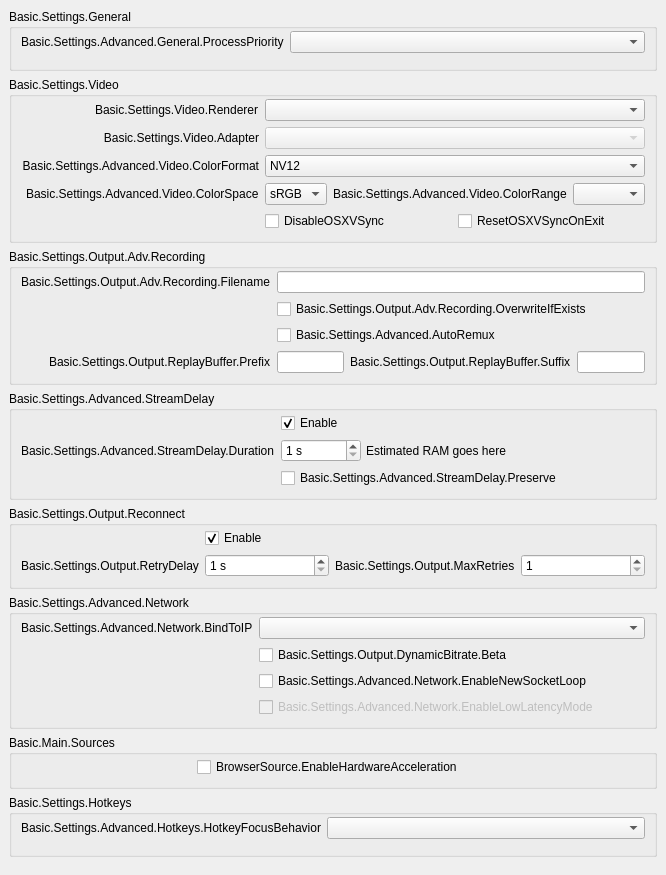
           <widget class="QWidget" name="scrollAreaWidgetContents">
            <property name="geometry">
             <rect>
              <x>0</x>
              <y>0</y>
              <width>609</width>
              <height>870</height>
             </rect>
            </property>
            <layout class="QVBoxLayout" name="verticalLayout_23">
             <property name="leftMargin">
              <number>0</number>
             </property>
             <property name="topMargin">
              <number>0</number>
             </property>
             <property name="rightMargin">
              <number>0</number>
             </property>
             <property name="bottomMargin">
              <number>9</number>
             </property>
             <item>
              <widget class="QFrame" name="widget_11">
               <layout class="QVBoxLayout" name="verticalLayout_24">
                <item>
                 <widget class="QGroupBox" name="advancedGeneralGroupBox">
                  <property name="title">
                   <string>Basic.Settings.General</string>
                  </property>
                  <layout class="QFormLayout" name="formLayout_22">
                   <property name="fieldGrowthPolicy">
                    <enum>QFormLayout::AllNonFixedFieldsGrow</enum>
                   </property>
                   <property name="labelAlignment">
                    <set>Qt::AlignRight|Qt::AlignTrailing|Qt::AlignVCenter</set>
                   </property>
                   <property name="topMargin">
                    <number>2</number>
                   </property>
                   <item row="0" column="0">
                    <widget class="QLabel" name="processPriorityLabel">
                     <property name="text">
                      <string>Basic.Settings.Advanced.General.ProcessPriority</string>
                     </property>
                     <property name="buddy">
                      <cstring>processPriority</cstring>
                     </property>
                    </widget>
                   </item>
                   <item row="0" column="1">
                    <widget class="QComboBox" name="processPriority"/>
                   </item>
                   <item row="1" column="0">
                    <spacer name="horizontalSpacer_13">
                     <property name="orientation">
                      <enum>Qt::Horizontal</enum>
                     </property>
                     <property name="sizeHint" stdset="0">
                      <size>
                       <width>170</width>
                       <height>0</height>
                      </size>
                     </property>
                    </spacer>
                   </item>
                  </layout>
                 </widget>
                </item>
                <item>
                 <widget class="QGroupBox" name="advancedVideoContainer">
                  <property name="title">
                   <string>Basic.Settings.Video</string>
                  </property>
                  <layout class="QFormLayout" name="formLayout_14">
                   <property name="fieldGrowthPolicy">
                    <enum>QFormLayout::AllNonFixedFieldsGrow</enum>
                   </property>
                   <property name="labelAlignment">
                    <set>Qt::AlignRight|Qt::AlignTrailing|Qt::AlignVCenter</set>
                   </property>
                   <property name="topMargin">
                    <number>2</number>
                   </property>
                   <item row="0" column="0">
                    <widget class="QLabel" name="rendererLabel">
                     <property name="text">
                      <string>Basic.Settings.Video.Renderer</string>
                     </property>
                     <property name="buddy">
                      <cstring>renderer</cstring>
                     </property>
                    </widget>
                   </item>
                   <item row="0" column="1">
                    <widget class="QComboBox" name="renderer">
                     <property name="currentText">
                      <string notr="true"/>
                     </property>
                    </widget>
                   </item>
                   <item row="1" column="0">
                    <widget class="QLabel" name="adapterLabel">
                     <property name="text">
                      <string>Basic.Settings.Video.Adapter</string>
                     </property>
                     <property name="alignment">
                      <set>Qt::AlignRight|Qt::AlignTrailing|Qt::AlignVCenter</set>
                     </property>
                     <property name="buddy">
                      <cstring>adapter</cstring>
                     </property>
                    </widget>
                   </item>
                   <item row="1" column="1">
                    <widget class="QComboBox" name="adapter">
                     <property name="enabled">
                      <bool>false</bool>
                     </property>
                     <property name="currentText">
                      <string notr="true"/>
                     </property>
                    </widget>
                   </item>
                   <item row="2" column="0">
                    <widget class="QLabel" name="label_30">
                     <property name="minimumSize">
                      <size>
                       <width>0</width>
                       <height>0</height>
                      </size>
                     </property>
                     <property name="text">
                      <string>Basic.Settings.Advanced.Video.ColorFormat</string>
                     </property>
                     <property name="alignment">
                      <set>Qt::AlignRight|Qt::AlignTrailing|Qt::AlignVCenter</set>
                     </property>
                     <property name="buddy">
                      <cstring>colorFormat</cstring>
                     </property>
                    </widget>
                   </item>
                   <item row="2" column="1">
                    <widget class="QComboBox" name="colorFormat">
                     <item>
                      <property name="text">
                       <string notr="true">NV12</string>
                      </property>
                     </item>
                     <item>
                      <property name="text">
                       <string notr="true">I420</string>
                      </property>
                     </item>
                     <item>
                      <property name="text">
                       <string>I444</string>
                      </property>
                     </item>
                     <item>
                      <property name="text">
                       <string notr="true">RGB</string>
                      </property>
                     </item>
                    </widget>
                   </item>
                   <item row="4" column="1">
                    <layout class="QHBoxLayout" name="horizontalLayout_18">
                     <property name="leftMargin">
                      <number>0</number>
                     </property>
                     <property name="topMargin">
                      <number>0</number>
                     </property>
                     <property name="rightMargin">
                      <number>0</number>
                     </property>
                     <property name="bottomMargin">
                      <number>0</number>
                     </property>
                     <item>
                      <widget class="QCheckBox" name="disableOSXVSync">
                       <property name="text">
                        <string>DisableOSXVSync</string>
                       </property>
                      </widget>
                     </item>
                     <item>
                      <widget class="QCheckBox" name="resetOSXVSync">
                       <property name="text">
                        <string>ResetOSXVSyncOnExit</string>
                       </property>
                      </widget>
                     </item>
                    </layout>
                   </item>
                   <item row="3" column="1">
                    <layout class="QHBoxLayout" name="horizontalLayout_20">
                     <property name="leftMargin">
                      <number>0</number>
                     </property>
                     <property name="topMargin">
                      <number>0</number>
                     </property>
                     <property name="rightMargin">
                      <number>0</number>
                     </property>
                     <property name="bottomMargin">
                      <number>0</number>
                     </property>
                     <item>
                      <widget class="QComboBox" name="colorSpace">
                       <item>
                        <property name="text">
                         <string notr="true">sRGB</string>
                        </property>
                       </item>
                       <item>
                        <property name="text">
                         <string notr="true">709</string>
                        </property>
                       </item>
                       <item>
                        <property name="text">
                         <string notr="true">601</string>
                        </property>
                       </item>
                      </widget>
                     </item>
                     <item>
                      <widget class="QLabel" name="label_34">
                       <property name="sizePolicy">
                        <sizepolicy hsizetype="Maximum" vsizetype="Preferred">
                         <horstretch>0</horstretch>
                         <verstretch>0</verstretch>
                        </sizepolicy>
                       </property>
                       <property name="text">
                        <string>Basic.Settings.Advanced.Video.ColorRange</string>
                       </property>
                       <property name="buddy">
                        <cstring>colorRange</cstring>
                       </property>
                      </widget>
                     </item>
                     <item>
                      <widget class="QComboBox" name="colorRange"/>
                     </item>
                    </layout>
                   </item>
                   <item row="3" column="0">
                    <widget class="QLabel" name="label_33">
                     <property name="text">
                      <string>Basic.Settings.Advanced.Video.ColorSpace</string>
                     </property>
                     <property name="buddy">
                      <cstring>colorSpace</cstring>
                     </property>
                    </widget>
                   </item>
                   <item row="4" column="0">
                    <spacer name="horizontalSpacer_12">
                     <property name="orientation">
                      <enum>Qt::Horizontal</enum>
                     </property>
                     <property name="sizeHint" stdset="0">
                      <size>
                       <width>170</width>
                       <height>20</height>
                      </size>
                     </property>
                    </spacer>
                   </item>
                  </layout>
                 </widget>
                </item>
                <item>
                 <widget class="QGroupBox" name="groupBox_6">
                  <property name="title">
                   <string>Basic.Settings.Output.Adv.Recording</string>
                  </property>
                  <layout class="QFormLayout" name="formLayout_17">
                   <property name="fieldGrowthPolicy">
                    <enum>QFormLayout::AllNonFixedFieldsGrow</enum>
                   </property>
                   <property name="labelAlignment">
                    <set>Qt::AlignRight|Qt::AlignTrailing|Qt::AlignVCenter</set>
                   </property>
                   <property name="topMargin">
                    <number>2</number>
                   </property>
                   <item row="0" column="0">
                    <widget class="QLabel" name="label_7">
                     <property name="text">
                      <string>Basic.Settings.Output.Adv.Recording.Filename</string>
                     </property>
                     <property name="buddy">
                      <cstring>filenameFormatting</cstring>
                     </property>
                    </widget>
                   </item>
                   <item row="0" column="1">
                    <widget class="QLineEdit" name="filenameFormatting"/>
                   </item>
                   <item row="1" column="1">
                    <widget class="QCheckBox" name="overwriteIfExists">
                     <property name="text">
                      <string>Basic.Settings.Output.Adv.Recording.OverwriteIfExists</string>
                     </property>
                    </widget>
                   </item>
                   <item row="3" column="1">
                    <layout class="QHBoxLayout" name="horizontalLayout_14">
                     <property name="leftMargin">
                      <number>0</number>
                     </property>
                     <property name="topMargin">
                      <number>0</number>
                     </property>
                     <property name="rightMargin">
                      <number>0</number>
                     </property>
                     <property name="bottomMargin">
                      <number>0</number>
                     </property>
                     <item>
                      <widget class="QLineEdit" name="simpleRBPrefix"/>
                     </item>
                     <item>
                      <widget class="QLabel" name="label_58">
                       <property name="text">
                        <string>Basic.Settings.Output.ReplayBuffer.Suffix</string>
                       </property>
                       <property name="buddy">
                        <cstring>simpleRBSuffix</cstring>
                       </property>
                      </widget>
                     </item>
                     <item>
                      <widget class="QLineEdit" name="simpleRBSuffix"/>
                     </item>
                    </layout>
                   </item>
                   <item row="3" column="0">
                    <widget class="QLabel" name="label_57">
                     <property name="text">
                      <string>Basic.Settings.Output.ReplayBuffer.Prefix</string>
                     </property>
                     <property name="buddy">
                      <cstring>simpleRBPrefix</cstring>
                     </property>
                    </widget>
                   </item>
                   <item row="1" column="0">
                    <spacer name="horizontalSpacer_10">
                     <property name="orientation">
                      <enum>Qt::Horizontal</enum>
                     </property>
                     <property name="sizeHint" stdset="0">
                      <size>
                       <width>170</width>
                       <height>20</height>
                      </size>
                     </property>
                    </spacer>
                   </item>
                   <item row="2" column="1">
                    <widget class="QCheckBox" name="autoRemux">
                     <property name="text">
                      <string>Basic.Settings.Advanced.AutoRemux</string>
                     </property>
                    </widget>
                   </item>
                   <item row="2" column="0">
                    <spacer name="horizontalSpacer_16">
                     <property name="orientation">
                      <enum>Qt::Horizontal</enum>
                     </property>
                     <property name="sizeHint" stdset="0">
                      <size>
                       <width>40</width>
                       <height>20</height>
                      </size>
                     </property>
                    </spacer>
                   </item>
                  </layout>
                 </widget>
                </item>
                <item>
                 <widget class="QGroupBox" name="groupBox_5">
                  <property name="title">
                   <string>Basic.Settings.Advanced.StreamDelay</string>
                  </property>
                  <layout class="QFormLayout" name="formLayout_18">
                   <property name="fieldGrowthPolicy">
                    <enum>QFormLayout::AllNonFixedFieldsGrow</enum>
                   </property>
                   <property name="labelAlignment">
                    <set>Qt::AlignRight|Qt::AlignTrailing|Qt::AlignVCenter</set>
                   </property>
                   <property name="topMargin">
                    <number>2</number>
                   </property>
                   <item row="1" column="0">
                    <widget class="QLabel" name="label_56">
                     <property name="text">
                      <string>Basic.Settings.Advanced.StreamDelay.Duration</string>
                     </property>
                     <property name="buddy">
                      <cstring>streamDelaySec</cstring>
                     </property>
                    </widget>
                   </item>
                   <item row="1" column="1">
                    <widget class="QFrame" name="widget_12">
                     <property name="enabled">
                      <bool>true</bool>
                     </property>
                     <layout class="QHBoxLayout" name="horizontalLayout_13">
                      <property name="spacing">
                       <number>5</number>
                      </property>
                      <property name="leftMargin">
                       <number>0</number>
                      </property>
                      <property name="topMargin">
                       <number>0</number>
                      </property>
                      <property name="rightMargin">
                       <number>0</number>
                      </property>
                      <property name="bottomMargin">
                       <number>0</number>
                      </property>
                      <item>
                       <widget class="QSpinBox" name="streamDelaySec">
                        <property name="enabled">
                         <bool>true</bool>
                        </property>
                        <property name="sizePolicy">
                         <sizepolicy hsizetype="Maximum" vsizetype="Fixed">
                          <horstretch>0</horstretch>
                          <verstretch>0</verstretch>
                         </sizepolicy>
                        </property>
                        <property name="minimumSize">
                         <size>
                          <width>80</width>
                          <height>0</height>
                         </size>
                        </property>
                        <property name="suffix">
                         <string notr="true"> s</string>
                        </property>
                        <property name="minimum">
                         <number>1</number>
                        </property>
                        <property name="maximum">
                         <number>1800</number>
                        </property>
                       </widget>
                      </item>
                      <item>
                       <widget class="QLabel" name="streamDelayInfo">
                        <property name="text">
                         <string notr="true">Estimated RAM goes here</string>
                        </property>
                       </widget>
                      </item>
                     </layout>
                    </widget>
                   </item>
                   <item row="2" column="1">
                    <widget class="QCheckBox" name="streamDelayPreserve">
                     <property name="text">
                      <string>Basic.Settings.Advanced.StreamDelay.Preserve</string>
                     </property>
                    </widget>
                   </item>
                   <item row="0" column="1">
                    <widget class="QCheckBox" name="streamDelayEnable">
                     <property name="text">
                      <string>Enable</string>
                     </property>
                     <property name="checked">
                      <bool>true</bool>
                     </property>
                    </widget>
                   </item>
                   <item row="2" column="0">
                    <spacer name="horizontalSpacer_9">
                     <property name="orientation">
                      <enum>Qt::Horizontal</enum>
                     </property>
                     <property name="sizeHint" stdset="0">
                      <size>
                       <width>170</width>
                       <height>20</height>
                      </size>
                     </property>
                    </spacer>
                   </item>
                  </layout>
                 </widget>
                </item>
                <item>
                 <widget class="QGroupBox" name="groupBox_7">
                  <property name="title">
                   <string>Basic.Settings.Output.Reconnect</string>
                  </property>
                  <layout class="QFormLayout" name="formLayout_19">
                   <property name="fieldGrowthPolicy">
                    <enum>QFormLayout::AllNonFixedFieldsGrow</enum>
                   </property>
                   <property name="labelAlignment">
                    <set>Qt::AlignRight|Qt::AlignTrailing|Qt::AlignVCenter</set>
                   </property>
                   <property name="topMargin">
                    <number>2</number>
                   </property>
                   <item row="0" column="1">
                    <widget class="QCheckBox" name="reconnectEnable">
                     <property name="text">
                      <string>Enable</string>
                     </property>
                     <property name="checked">
                      <bool>true</bool>
                     </property>
                    </widget>
                   </item>
                   <item row="1" column="1">
                    <layout class="QHBoxLayout" name="horizontalLayout_19">
                     <property name="leftMargin">
                      <number>0</number>
                     </property>
                     <property name="topMargin">
                      <number>0</number>
                     </property>
                     <property name="rightMargin">
                      <number>0</number>
                     </property>
                     <property name="bottomMargin">
                      <number>0</number>
                     </property>
                     <item>
                      <widget class="QSpinBox" name="reconnectRetryDelay">
                       <property name="suffix">
                        <string> s</string>
                       </property>
                       <property name="minimum">
                        <number>1</number>
                       </property>
                       <property name="maximum">
                        <number>30</number>
                       </property>
                      </widget>
                     </item>
                     <item>
                      <widget class="QLabel" name="label_22">
                       <property name="sizePolicy">
                        <sizepolicy hsizetype="Maximum" vsizetype="Preferred">
                         <horstretch>0</horstretch>
                         <verstretch>0</verstretch>
                        </sizepolicy>
                       </property>
                       <property name="text">
                        <string>Basic.Settings.Output.MaxRetries</string>
                       </property>
                       <property name="buddy">
                        <cstring>reconnectMaxRetries</cstring>
                       </property>
                      </widget>
                     </item>
                     <item>
                      <widget class="QSpinBox" name="reconnectMaxRetries">
                       <property name="minimum">
                        <number>1</number>
                       </property>
                       <property name="maximum">
                        <number>10000</number>
                       </property>
                      </widget>
                     </item>
                    </layout>
                   </item>
                   <item row="1" column="0">
                    <widget class="QLabel" name="label_17">
                     <property name="text">
                      <string>Basic.Settings.Output.RetryDelay</string>
                     </property>
                     <property name="buddy">
                      <cstring>reconnectRetryDelay</cstring>
                     </property>
                    </widget>
                   </item>
                   <item row="0" column="0">
                    <spacer name="horizontalSpacer_8">
                     <property name="orientation">
                      <enum>Qt::Horizontal</enum>
                     </property>
                     <property name="sizeHint" stdset="0">
                      <size>
                       <width>170</width>
                       <height>20</height>
                      </size>
                     </property>
                    </spacer>
                   </item>
                  </layout>
                 </widget>
                </item>
                <item>
                 <widget class="QGroupBox" name="advNetworkGroupBox">
                  <property name="title">
                   <string>Basic.Settings.Advanced.Network</string>
                  </property>
                  <layout class="QFormLayout" name="formLayout_23">
                   <property name="fieldGrowthPolicy">
                    <enum>QFormLayout::AllNonFixedFieldsGrow</enum>
                   </property>
                   <property name="labelAlignment">
                    <set>Qt::AlignRight|Qt::AlignTrailing|Qt::AlignVCenter</set>
                   </property>
                   <property name="topMargin">
                    <number>2</number>
                   </property>
                   <item row="0" column="0">
                    <widget class="QLabel" name="label_27">
                     <property name="text">
                      <string>Basic.Settings.Advanced.Network.BindToIP</string>
                     </property>
                     <property name="buddy">
                      <cstring>bindToIP</cstring>
                     </property>
                    </widget>
                   </item>
                   <item row="0" column="1">
                    <widget class="QComboBox" name="bindToIP"/>
                   </item>
                   <item row="2" column="1">
                    <widget class="QCheckBox" name="enableNewSocketLoop">
                     <property name="text">
                      <string>Basic.Settings.Advanced.Network.EnableNewSocketLoop</string>
                     </property>
                    </widget>
                   </item>
                   <item row="3" column="1">
                    <widget class="QCheckBox" name="enableLowLatencyMode">
                     <property name="enabled">
                      <bool>false</bool>
                     </property>
                     <property name="text">
                      <string>Basic.Settings.Advanced.Network.EnableLowLatencyMode</string>
                     </property>
                    </widget>
                   </item>
                   <item row="2" column="0">
                    <spacer name="horizontalSpacer_7">
                     <property name="orientation">
                      <enum>Qt::Horizontal</enum>
                     </property>
                     <property name="sizeHint" stdset="0">
                      <size>
                       <width>170</width>
                       <height>1</height>
                      </size>
                     </property>
                    </spacer>
                   </item>
                   <item row="1" column="1">
                    <widget class="QCheckBox" name="dynBitrate">
                     <property name="toolTip">
                      <string>Basic.Settings.Output.DynamicBitrate.TT</string>
                     </property>
                     <property name="text">
                      <string>Basic.Settings.Output.DynamicBitrate.Beta</string>
                     </property>
                    </widget>
                   </item>
                  </layout>
                 </widget>
                </item>
                <item>
                 <widget class="QGroupBox" name="sourcesGroup">
                  <property name="title">
                   <string>Basic.Main.Sources</string>
                  </property>
                  <layout class="QFormLayout" name="formLayout_34">
                   <property name="topMargin">
                    <number>2</number>
                   </property>
                   <item row="0" column="0">
                    <spacer name="horizontalSpacer_15">
                     <property name="orientation">
                      <enum>Qt::Horizontal</enum>
                     </property>
                     <property name="sizeHint" stdset="0">
                      <size>
                       <width>170</width>
                       <height>20</height>
                      </size>
                     </property>
                    </spacer>
                   </item>
                   <item row="0" column="1">
                    <widget class="QCheckBox" name="browserHWAccel">
                     <property name="text">
                      <string>BrowserSource.EnableHardwareAcceleration</string>
                     </property>
                    </widget>
                   </item>
                  </layout>
                 </widget>
                </item>
                <item>
                 <widget class="QGroupBox" name="groupBox_17">
                  <property name="title">
                   <string>Basic.Settings.Hotkeys</string>
                  </property>
                  <layout class="QFormLayout" name="formLayout_33">
                   <property name="labelAlignment">
                    <set>Qt::AlignRight|Qt::AlignTrailing|Qt::AlignVCenter</set>
                   </property>
                   <property name="topMargin">
                    <number>2</number>
                   </property>
                   <item row="0" column="0">
                    <widget class="QLabel" name="label_21">
                     <property name="text">
                      <string>Basic.Settings.Advanced.Hotkeys.HotkeyFocusBehavior</string>
                     </property>
                    </widget>
                   </item>
                   <item row="0" column="1">
                    <widget class="QComboBox" name="hotkeyFocusType"/>
                   </item>
                   <item row="1" column="0">
                    <spacer name="horizontalSpacer_14">
                     <property name="orientation">
                      <enum>Qt::Horizontal</enum>
                     </property>
                     <property name="sizeHint" stdset="0">
                      <size>
                       <width>170</width>
                       <height>0</height>
                      </size>
                     </property>
                    </spacer>
                   </item>
                  </layout>
                 </widget>
                </item>
               </layout>
              </widget>
             </item>
            </layout>
           </widget>
